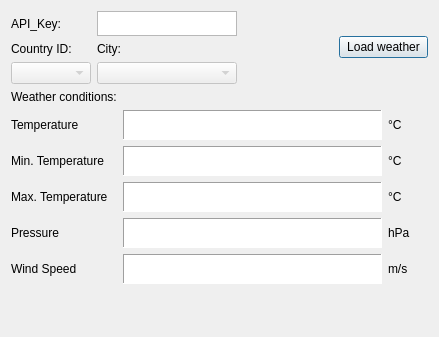
<?xml version="1.0" encoding="UTF-8"?>
<ui version="4.0">
 <class>dialog</class>
 <widget class="QDialog" name="dialog">
  <property name="windowModality">
   <enum>Qt::ApplicationModal</enum>
  </property>
  <property name="geometry">
   <rect>
    <x>0</x>
    <y>0</y>
    <width>439</width>
    <height>337</height>
   </rect>
  </property>
  <property name="sizePolicy">
   <sizepolicy hsizetype="Expanding" vsizetype="Expanding">
    <horstretch>0</horstretch>
    <verstretch>0</verstretch>
   </sizepolicy>
  </property>
  <property name="minimumSize">
   <size>
    <width>0</width>
    <height>0</height>
   </size>
  </property>
  <property name="maximumSize">
   <size>
    <width>16777215</width>
    <height>16777213</height>
   </size>
  </property>
  <property name="windowTitle">
   <string>Weather GUI</string>
  </property>
  <property name="windowOpacity">
   <double>-1.000000000000000</double>
  </property>
  <property name="autoFillBackground">
   <bool>true</bool>
  </property>
  <property name="styleSheet">
   <string notr="true">font: 9pt &quot;MS Shell Dlg 2&quot;;</string>
  </property>
  <property name="sizeGripEnabled">
   <bool>false</bool>
  </property>
  <property name="modal">
   <bool>false</bool>
  </property>
  <layout class="QGridLayout" name="gridLayout">
   <item row="1" column="1">
    <widget class="QLabel" name="label_2">
     <property name="minimumSize">
      <size>
       <width>80</width>
       <height>0</height>
      </size>
     </property>
     <property name="maximumSize">
      <size>
       <width>80</width>
       <height>16777215</height>
      </size>
     </property>
     <property name="text">
      <string>City:</string>
     </property>
    </widget>
   </item>
   <item row="1" column="0">
    <widget class="QLabel" name="label">
     <property name="minimumSize">
      <size>
       <width>80</width>
       <height>0</height>
      </size>
     </property>
     <property name="maximumSize">
      <size>
       <width>80</width>
       <height>16777215</height>
      </size>
     </property>
     <property name="text">
      <string>Country ID:</string>
     </property>
    </widget>
   </item>
   <item row="0" column="1">
    <widget class="QTextEdit" name="textEdit_6">
     <property name="minimumSize">
      <size>
       <width>140</width>
       <height>0</height>
      </size>
     </property>
     <property name="maximumSize">
      <size>
       <width>140</width>
       <height>25</height>
      </size>
     </property>
     <property name="styleSheet">
      <string notr="true">font: 9pt &quot;MS Shell Dlg 2&quot;;</string>
     </property>
    </widget>
   </item>
   <item row="5" column="0">
    <spacer name="verticalSpacer">
     <property name="orientation">
      <enum>Qt::Vertical</enum>
     </property>
     <property name="sizeHint" stdset="0">
      <size>
       <width>20</width>
       <height>40</height>
      </size>
     </property>
    </spacer>
   </item>
   <item row="4" column="0" colspan="4">
    <layout class="QGridLayout" name="gridLayout_2">
     <property name="sizeConstraint">
      <enum>QLayout::SetNoConstraint</enum>
     </property>
     <item row="2" column="0">
      <widget class="QLabel" name="label_6">
       <property name="text">
        <string>Min. Temperature</string>
       </property>
      </widget>
     </item>
     <item row="5" column="0">
      <widget class="QLabel" name="label_9">
       <property name="text">
        <string>Wind Speed</string>
       </property>
      </widget>
     </item>
     <item row="0" column="0">
      <widget class="QLabel" name="label_10">
       <property name="text">
        <string>Weather conditions:</string>
       </property>
      </widget>
     </item>
     <item row="1" column="1">
      <widget class="QTextEdit" name="textEdit">
       <property name="enabled">
        <bool>true</bool>
       </property>
       <property name="sizePolicy">
        <sizepolicy hsizetype="Minimum" vsizetype="Minimum">
         <horstretch>0</horstretch>
         <verstretch>0</verstretch>
        </sizepolicy>
       </property>
       <property name="minimumSize">
        <size>
         <width>0</width>
         <height>30</height>
        </size>
       </property>
       <property name="maximumSize">
        <size>
         <width>16777215</width>
         <height>30</height>
        </size>
       </property>
       <property name="frameShape">
        <enum>QFrame::Panel</enum>
       </property>
       <property name="readOnly">
        <bool>true</bool>
       </property>
      </widget>
     </item>
     <item row="3" column="2">
      <widget class="QLabel" name="label_3">
       <property name="minimumSize">
        <size>
         <width>40</width>
         <height>0</height>
        </size>
       </property>
       <property name="text">
        <string>°C</string>
       </property>
       <property name="alignment">
        <set>Qt::AlignLeading|Qt::AlignLeft|Qt::AlignVCenter</set>
       </property>
      </widget>
     </item>
     <item row="1" column="2">
      <widget class="QLabel" name="label_16">
       <property name="text">
        <string>°C</string>
       </property>
      </widget>
     </item>
     <item row="1" column="0">
      <widget class="QLabel" name="label_5">
       <property name="text">
        <string>Temperature</string>
       </property>
      </widget>
     </item>
     <item row="5" column="1">
      <widget class="QTextEdit" name="textEdit_5">
       <property name="maximumSize">
        <size>
         <width>16777215</width>
         <height>30</height>
        </size>
       </property>
       <property name="frameShape">
        <enum>QFrame::Panel</enum>
       </property>
       <property name="readOnly">
        <bool>true</bool>
       </property>
      </widget>
     </item>
     <item row="3" column="0">
      <widget class="QLabel" name="label_7">
       <property name="text">
        <string>Max. Temperature</string>
       </property>
      </widget>
     </item>
     <item row="2" column="1">
      <widget class="QTextEdit" name="textEdit_2">
       <property name="enabled">
        <bool>true</bool>
       </property>
       <property name="sizePolicy">
        <sizepolicy hsizetype="Minimum" vsizetype="Minimum">
         <horstretch>0</horstretch>
         <verstretch>0</verstretch>
        </sizepolicy>
       </property>
       <property name="maximumSize">
        <size>
         <width>16777215</width>
         <height>30</height>
        </size>
       </property>
       <property name="frameShape">
        <enum>QFrame::Panel</enum>
       </property>
       <property name="readOnly">
        <bool>true</bool>
       </property>
      </widget>
     </item>
     <item row="4" column="2">
      <widget class="QLabel" name="label_12">
       <property name="text">
        <string>hPa</string>
       </property>
      </widget>
     </item>
     <item row="4" column="0">
      <widget class="QLabel" name="label_8">
       <property name="text">
        <string>Pressure</string>
       </property>
      </widget>
     </item>
     <item row="5" column="2">
      <widget class="QLabel" name="label_13">
       <property name="text">
        <string>m/s</string>
       </property>
      </widget>
     </item>
     <item row="4" column="1">
      <widget class="QTextEdit" name="textEdit_4">
       <property name="maximumSize">
        <size>
         <width>16777215</width>
         <height>30</height>
        </size>
       </property>
       <property name="frameShape">
        <enum>QFrame::Panel</enum>
       </property>
       <property name="readOnly">
        <bool>true</bool>
       </property>
      </widget>
     </item>
     <item row="2" column="2">
      <widget class="QLabel" name="label_15">
       <property name="text">
        <string>°C</string>
       </property>
      </widget>
     </item>
     <item row="0" column="1" colspan="2">
      <widget class="QLabel" name="label_11">
       <property name="text">
        <string/>
       </property>
      </widget>
     </item>
     <item row="3" column="1">
      <widget class="QTextEdit" name="textEdit_3">
       <property name="maximumSize">
        <size>
         <width>16777215</width>
         <height>30</height>
        </size>
       </property>
       <property name="frameShape">
        <enum>QFrame::Panel</enum>
       </property>
       <property name="readOnly">
        <bool>true</bool>
       </property>
      </widget>
     </item>
    </layout>
   </item>
   <item row="0" column="0">
    <widget class="QLabel" name="label_14">
     <property name="text">
      <string>API_Key:</string>
     </property>
    </widget>
   </item>
   <item row="2" column="0">
    <widget class="QComboBox" name="comboBox">
     <property name="enabled">
      <bool>false</bool>
     </property>
    </widget>
   </item>
   <item row="2" column="1">
    <widget class="QComboBox" name="comboBox_2">
     <property name="enabled">
      <bool>false</bool>
     </property>
     <property name="minimumSize">
      <size>
       <width>100</width>
       <height>0</height>
      </size>
     </property>
     <property name="maximumSize">
      <size>
       <width>140</width>
       <height>16777215</height>
      </size>
     </property>
     <property name="iconSize">
      <size>
       <width>32</width>
       <height>16</height>
      </size>
     </property>
    </widget>
   </item>
   <item row="0" column="3" rowspan="3">
    <widget class="QPushButton" name="pushButton">
     <property name="minimumSize">
      <size>
       <width>0</width>
       <height>0</height>
      </size>
     </property>
     <property name="text">
      <string>Load weather</string>
     </property>
     <property name="autoRepeatInterval">
      <number>102</number>
     </property>
     <property name="default">
      <bool>true</bool>
     </property>
     <property name="flat">
      <bool>false</bool>
     </property>
    </widget>
   </item>
  </layout>
 </widget>
 <resources/>
 <connections/>
</ui>
